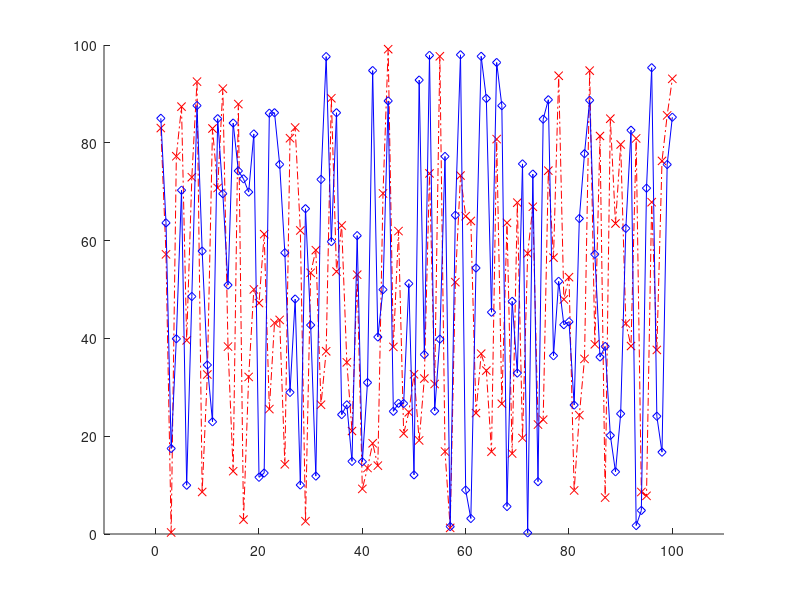

This chart was generated by the following MATLAB code: (Note: this script raises an error after producing the figure.)
% A) Crear dos vectores aleatorios de 1 fila

AA1=rand(1,100);
AA2=rand(1,100);

% B) Crear un grafico de linea de estos dato 

f1=figure('Name','Tarea3 P3_Lineas');
AA1=AA1*100;
AA2=AA2*100;
hold on;
plot(AA1,'rx-.');
plot(AA2,'bd-');
xlim([-10 110]);
ylim([0 100]);
f1.Position=[100 550 1280 400];
f2=figure('Name','Tarea3 P3_Barras');

% C) crear grafico de barra
AA3=[transpose(AA1) transpose(AA2)];
bar(AA3);

xlim([-10 110]);
ylim([0 100]);
f2.Position=[100 50 1280 400];
